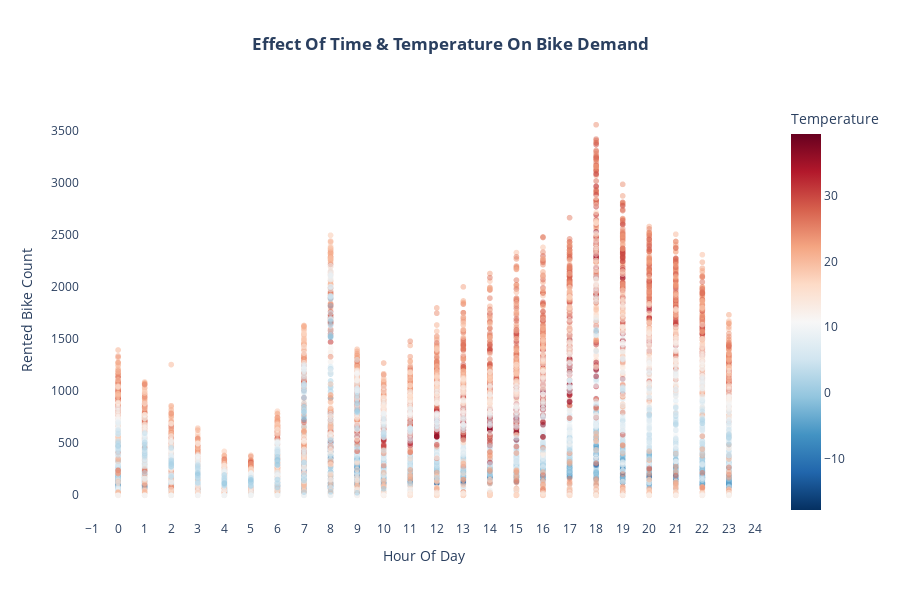

Here is the notebook cell this chart was saved with:
### Markdown cell above
## **3.Effect Of Temperature on Bike Demands**

### Code cell
fig = px.scatter(
  df,
  x = 'Hour',
  y = 'Rented_Bike_Count',
  color = 'Temperature',
  color_continuous_scale='RdBu_r',
  title = '<b>Effect Of Time & Temperature On Bike Demand</b>',
  opacity = 0.5,
  labels = {'Rented_Bike_Count':'Rented Bike Count','Hour':'Hour Of Day'}
)
fig.update_layout(
  title_x = 0.5,
  height = 600,
  xaxis = dict(tickmode = 'linear',dtick = 1),
  plot_bgcolor = 'white'
)

fig.show()

### Figure 1 — Plotly figure (JSON) as saved in the notebook; plotly's stock layout.template omitted (floating-point values rounded to 4 significant figures; data arrays with more than 128 entries replaced by an {"elided": "..."} marker saying what was removed)
{"data": [{"hovertemplate": "Hour Of Day=%{x}<br>Rented Bike Count=%{y}<br>Temperature=%{marker.color}<extra></extra>", "legendgroup": "", "marker": {"color": {"elided": "8760 float values"}, "coloraxis": "coloraxis", "opacity": 0.5, "symbol": "circle"}, "mode": "markers", "name": "", "showlegend": false, "type": "scattergl", "x": {"elided": "8760 int values"}, "xaxis": "x", "y": {"elided": "8760 int values"}, "yaxis": "y"}], "layout": {"coloraxis": {"colorbar": {"title": {"text": "Temperature"}}, "colorscale": [[0, "rgb(5,48,97)"], [0.1, "rgb(33,102,172)"], [0.2, "rgb(67,147,195)"], [0.3, "rgb(146,197,222)"], [0.4, "rgb(209,229,240)"], [0.5, "rgb(247,247,247)"], [0.6, "rgb(253,219,199)"], [0.7, "rgb(244,165,130)"], [0.8, "rgb(214,96,77)"], [0.9, "rgb(178,24,43)"], [1, "rgb(103,0,31)"]]}, "height": 600, "legend": {"tracegroupgap": 0}, "plot_bgcolor": "white", "title": {"text": "<b>Effect Of Time & Temperature On Bike Demand</b>", "x": 0.5}, "xaxis": {"anchor": "y", "domain": [0, 1], "dtick": 1, "tickmode": "linear", "title": {"text": "Hour Of Day"}}, "yaxis": {"anchor": "x", "domain": [0, 1], "title": {"text": "Rented Bike Count"}}}}
